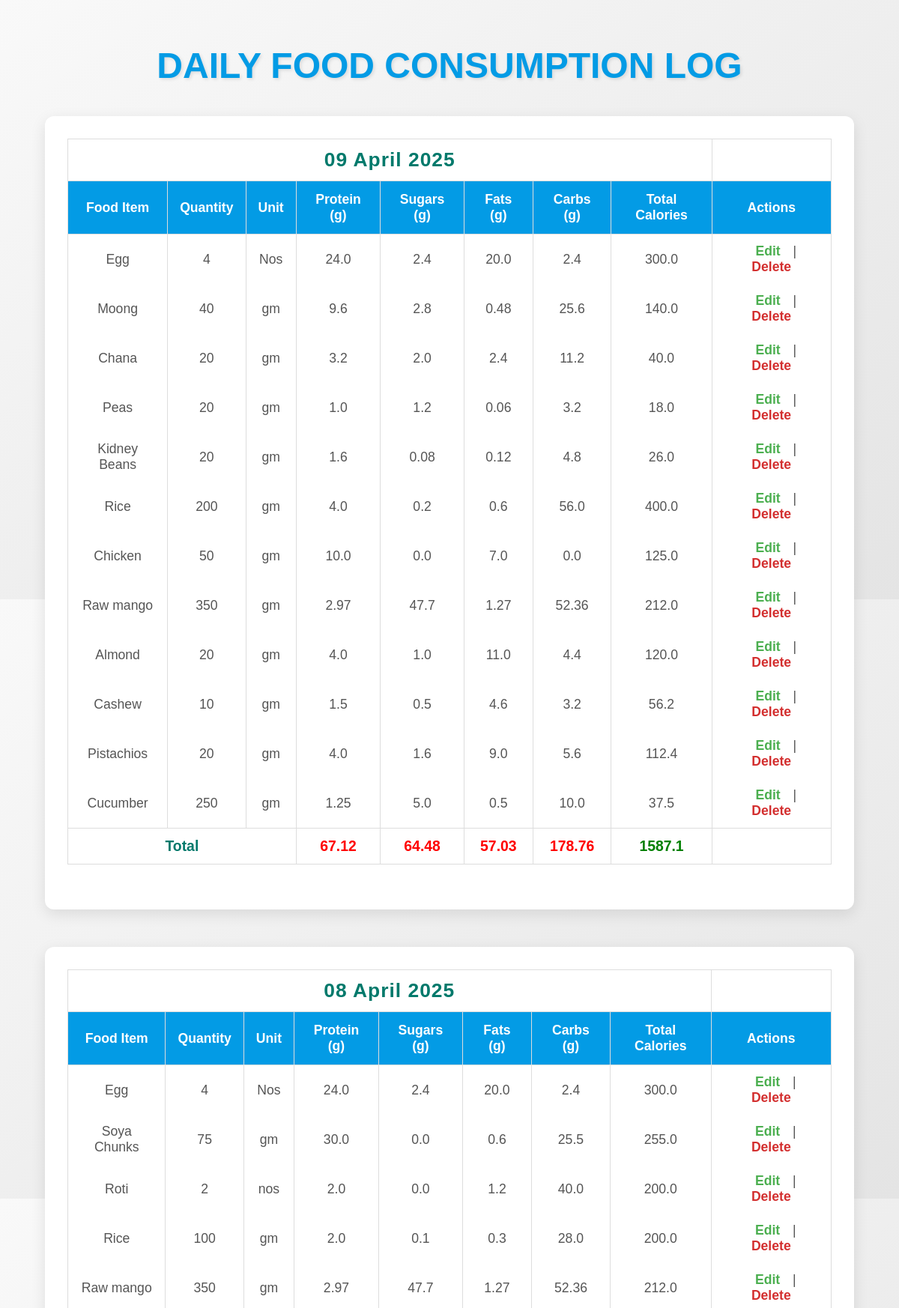
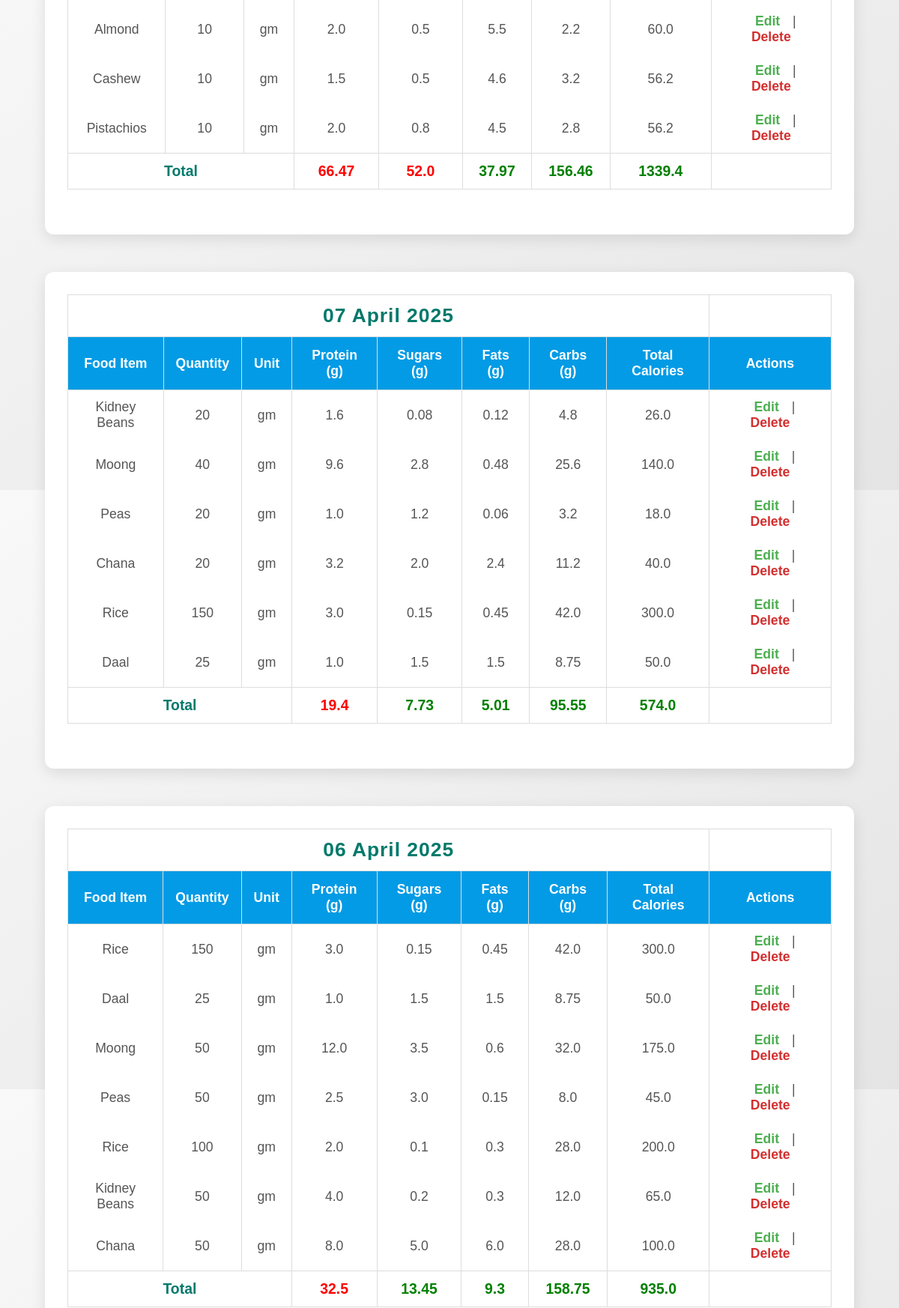
Screenshot of /view_log (upper part) with the database file from the repository (2 pictures, top to bottom).
### app.py (models this page shows, shortened)
class DailyLog(db.Model):
    id = db.Column(db.Integer, primary_key=True)
    date = db.Column(db.Date, nullable=False, default=lambda: datetime.now(pytz.timezone('Asia/Kolkata')).date())
    date = db.Column(db.Date, nullable=False, default=datetime.utcnow)
    food_item_id = db.Column(db.Integer, db.ForeignKey('food_item.id'), nullable=False)
    quantity_consumed = db.Column(db.String(50), nullable=False)
    unit = db.Column(db.String(20), nullable=False)
    protein_consumed = db.Column(db.Float, nullable=False)
    sugars_consumed = db.Column(db.Float, nullable=False)
    fats_consumed = db.Column(db.Float, nullable=False)
    carbs_consumed = db.Column(db.Float, nullable=False)
    total_calories = db.Column(db.Float, nullable=False)
    food_item = db.relationship('FoodItem', backref=db.backref('daily_logs', lazy=True))

class FoodItem(db.Model):
    id = db.Column(db.Integer, primary_key=True)
    food_item = db.Column(db.String(100), nullable=False)
    quantity = db.Column(db.String(50), nullable=False)
    unit = db.Column(db.String(20), nullable=False)
    protein = db.Column(db.Float, nullable=False)
    sugars = db.Column(db.Float, nullable=False)
    fats = db.Column(db.Float, nullable=False)
    carbs = db.Column(db.Float, nullable=False)
    kcal = db.Column(db.Float, nullable=False)

### app.py (the view)
@app.route('/view_log')
def view_log():
    logs = DailyLog.query.all()
    daily_logs = {}
    for log in logs:
        log_date = log.date.strftime("%d %B %Y")
        if log_date not in daily_logs:
            daily_logs[log_date] = {'logs': [], 'total_protein': 0, 'total_sugar': 0,'total_fat': 0, 'total_carbs': 0,'total_calories': 0}
        daily_logs[log_date]['logs'].append(log)
        daily_logs[log_date]['total_protein'] += log.protein_consumed
        daily_logs[log_date]['total_sugar'] += log.sugars_consumed
        daily_logs[log_date]['total_fat'] += log.fats_consumed
        daily_logs[log_date]['total_carbs'] += log.carbs_consumed
        daily_logs[log_date]['total_calories'] += log.total_calories
    daily_logs = [
        {'date': date, 'logs': data['logs'], 'total_calories': round(data['total_calories'],2), 'total_protein': round(data['total_protein'],2), 'total_sugar': round(data['total_sugar'], 2), 'total_fat': round(data['total_fat'],2), 'total_carbs': round(data['total_carbs'], 2), }
        for date, data in sorted(daily_logs.items(), key=lambda x: datetime.strptime(x[0], '%d %B %Y'), reverse=True)
    ]
    return render_template('view_log.html', daily_logs=daily_logs)

### templates/view_log.html (shortened to what this page needs)
<!DOCTYPE html>
<html lang="en">
<head>
    <link rel="stylesheet" href="{{ url_for('static', filename='style.css') }}">
</head>
<body>
    <h1>Daily Food Consumption Log</h1>
    {% for day_log in daily_logs %}
        <div class="day-log">
            <table>
                <thead>
                    <tr>
                        <td colspan="8"><h2>{{ day_log.date }}</h2></td>
                    </tr>
                    <tr>
                        <th>Food Item</th>
                        <th>Quantity</th>
                        <th>Unit</th>
                        <th>Protein (g)</th>
                        <th>Sugars (g)</th>
                        <th>Fats (g)</th>
                        <th>Carbs (g)</th>
                        <th>Total Calories</th>
                        <th>Actions</th>
                    </tr>
                </thead>
                <tbody>
                    {% for log in day_log.logs %}
                        <tr>
                            <td>{{ log.food_item.food_item }}</td>
                            <td>{{ log.quantity_consumed }}</td>
                            <td>{{ log.unit }}</td>
                            <td>{{ log.protein_consumed }}</td>
                            <td>{{ log.sugars_consumed }}</td>
                            <td>{{ log.fats_consumed }}</td>
                            <td>{{ log.carbs_consumed }}</td>
                            <td>{{ log.total_calories }}</td>
                            <td>
                                <a href="{{ url_for('edit_log', log_id=log.id) }}">Edit</a> |
                                <a id="delete" href="{{ url_for('delete_log', log_id=log.id) }}" onclick="return confirm('Are you sure you want to delete this entry?');">Delete</a>
                            </td>
                        </tr>
                    {% endfor %}
                    <tr class="totals">
                        <td colspan="3">Total</td>
                        <td style="color: {% if day_log.total_protein > 70 %} green {% else %} red {% endif %};">
                            {{ day_log.total_protein }}
                        </td>
                        <td style="color: {% if day_log.total_sugar > 30 %} red {% else %} green {% endif %};">
                            {{ day_log.total_sugar }}
                        </td>
                        <td style="color: {% if day_log.total_fat > 40 %} red {% else %} green {% endif %};">
                            {{ day_log.total_fat }}
                        </td>
                        <td style="color: {% if day_log.total_carbs > 175 %} red {% else %} green {% endif %};">
                            {{ day_log.total_carbs }}
                        </td>
                        <td style="color: {% if day_log.total_calories > 1600 %} red {% else %} green {% endif %};">
                            {{ day_log.total_calories }}
                        </td>
                        <td>
                        </td>
                    </tr>
                </tbody>
            </table>
        </div>
    {% endfor %}
</body>
</html>

### static/style.css (style rules this page uses)
body { font-family: Arial, sans-serif; margin: 20px; }
h1 { text-align: center; }
table { width: 100%; border-collapse: collapse; }
table, th, td { border: 1px solid black; padding: 8px; text-align: left; }
th { background-color: #f4f4f4; }

### templates/view_log.html (style rules this page uses)
* { margin: 0; padding: 0; box-sizing: border-box; }
body { font-family: 'Arial', sans-serif; background: linear-gradient(145deg, #f9f9f9, #e4e4e4); color: #333; padding: 40px; min-height: 100vh; display: flex; flex-direction: column; justify-content: center; }
h1 { text-align: center; font-size: 3em; color: #039be5; margin-bottom: 40px; text-transform: uppercase; text-shadow: 2px 2px 4px rgba(0, 0, 0, 0.1); }
.day-log { margin-bottom: 50px; background-color: #ffffff; border-radius: 12px; box-shadow: 0 6px 20px rgba(0, 0, 0, 0.1); padding: 30px; transition: transform 0.3s ease, box-shadow 0.3s ease; }
h2 { font-size: 1.5em; color: #00796b; text-transform: capitalize; letter-spacing: 1px; }
table { width: 100%; border-collapse: collapse; margin-bottom: 30px; font-size: 1.1em; border: 1px solid #ddd; }
th { padding: 14px 16px; background-color: #039be5; color: white; text-align: center; font-weight: 600; border: none; border-left: 1px solid #ddd; }
td { padding: 12px 16px; text-align: center; border:none; font-size: 1em; color: #555; }
tr:not(:last-child) td { border-right: 1px solid #ddd; }
tr:last-child td { border-right: 1px solid #ddd; }
td:last-child { border-left: 1px solid #ddd; }
table tr:last-child { font-weight: bold; border: 1px solid #ddd; }
td a { text-decoration: none; font-weight: bold; padding: 6px 12px; border-radius: 4px; color: #4caf50; transition: background-color 0.3s ease, color 0.3s ease; }
td a#delete { color: #d32f2f; }
.totals td { font-weight: bold; font-size: 1.1em; }
.totals td:first-child { color: #00796b; }
.totals td { color: #d32f2f; }

### rows the page displays
DailyLog: food_item.food_item "Egg", quantity_consumed "4", unit "Nos", protein_consumed "24.0", sugars_consumed "2.4", fats_consumed "20.0", carbs_consumed "2.4", total_calories "300.0"
DailyLog: food_item.food_item "Moong", quantity_consumed "40", unit "gm", protein_consumed "9.6", sugars_consumed "2.8", fats_consumed "0.48", carbs_consumed "25.6", total_calories "140.0"
DailyLog: food_item.food_item "Chana", quantity_consumed "20", unit "gm", protein_consumed "3.2", sugars_consumed "2.0", fats_consumed "2.4", carbs_consumed "11.2", total_calories "40.0"
DailyLog: food_item.food_item "Peas", quantity_consumed "20", unit "gm", protein_consumed "1.0", sugars_consumed "1.2", fats_consumed "0.06", carbs_consumed "3.2", total_calories "18.0"
DailyLog: food_item.food_item "Kidney Beans", quantity_consumed "20", unit "gm", protein_consumed "1.6", sugars_consumed "0.08", fats_consumed "0.12", carbs_consumed "4.8", total_calories "26.0"
DailyLog: food_item.food_item "Rice", quantity_consumed "200", unit "gm", protein_consumed "4.0", sugars_consumed "0.2", fats_consumed "0.6", carbs_consumed "56.0", total_calories "400.0"
DailyLog: food_item.food_item "Chicken", quantity_consumed "50", unit "gm", protein_consumed "10.0", sugars_consumed "0.0", fats_consumed "7.0", carbs_consumed "0.0", total_calories "125.0"
DailyLog: food_item.food_item "Raw mango", quantity_consumed "350", unit "gm", protein_consumed "2.97", sugars_consumed "47.7", fats_consumed "1.27", carbs_consumed "52.36", total_calories "212.0"
DailyLog: food_item.food_item "Almond", quantity_consumed "20", unit "gm", protein_consumed "4.0", sugars_consumed "1.0", fats_consumed "11.0", carbs_consumed "4.4", total_calories "120.0"
DailyLog: food_item.food_item "Cashew", quantity_consumed "10", unit "gm", protein_consumed "1.5", sugars_consumed "0.5", fats_consumed "4.6", carbs_consumed "3.2", total_calories "56.2"
DailyLog: food_item.food_item "Pistachios", quantity_consumed "20", unit "gm", protein_consumed "4.0", sugars_consumed "1.6", fats_consumed "9.0", carbs_consumed "5.6", total_calories "112.4"
DailyLog: food_item.food_item "Cucumber", quantity_consumed "250", unit "gm", protein_consumed "1.25", sugars_consumed "5.0", fats_consumed "0.5", carbs_consumed "10.0", total_calories "37.5"
DailyLog: food_item.food_item "Egg", quantity_consumed "4", unit "Nos", protein_consumed "24.0", sugars_consumed "2.4", fats_consumed "20.0", carbs_consumed "2.4", total_calories "300.0"
DailyLog: food_item.food_item "Soya Chunks", quantity_consumed "75", unit "gm", protein_consumed "30.0", sugars_consumed "0.0", fats_consumed "0.6", carbs_consumed "25.5", total_calories "255.0"
DailyLog: food_item.food_item "Roti", quantity_consumed "2", unit "nos", protein_consumed "2.0", sugars_consumed "0.0", fats_consumed "1.2", carbs_consumed "40.0", total_calories "200.0"
DailyLog: food_item.food_item "Rice", quantity_consumed "100", unit "gm", protein_consumed "2.0", sugars_consumed "0.1", fats_consumed "0.3", carbs_consumed "28.0", total_calories "200.0"
DailyLog: food_item.food_item "Raw mango", quantity_consumed "350", unit "gm", protein_consumed "2.97", sugars_consumed "47.7", fats_consumed "1.27", carbs_consumed "52.36", total_calories "212.0"
DailyLog: food_item.food_item "Almond", quantity_consumed "10", unit "gm", protein_consumed "2.0", sugars_consumed "0.5", fats_consumed "5.5", carbs_consumed "2.2", total_calories "60.0"
DailyLog: food_item.food_item "Cashew", quantity_consumed "10", unit "gm", protein_consumed "1.5", sugars_consumed "0.5", fats_consumed "4.6", carbs_consumed "3.2", total_calories "56.2"
DailyLog: food_item.food_item "Pistachios", quantity_consumed "10", unit "gm", protein_consumed "2.0", sugars_consumed "0.8", fats_consumed "4.5", carbs_consumed "2.8", total_calories "56.2"
DailyLog: food_item.food_item "Kidney Beans", quantity_consumed "20", unit "gm", protein_consumed "1.6", sugars_consumed "0.08", fats_consumed "0.12", carbs_consumed "4.8", total_calories "26.0"
DailyLog: food_item.food_item "Moong", quantity_consumed "40", unit "gm", protein_consumed "9.6", sugars_consumed "2.8", fats_consumed "0.48", carbs_consumed "25.6", total_calories "140.0"
DailyLog: food_item.food_item "Peas", quantity_consumed "20", unit "gm", protein_consumed "1.0", sugars_consumed "1.2", fats_consumed "0.06", carbs_consumed "3.2", total_calories "18.0"
DailyLog: food_item.food_item "Chana", quantity_consumed "20", unit "gm", protein_consumed "3.2", sugars_consumed "2.0", fats_consumed "2.4", carbs_consumed "11.2", total_calories "40.0"
DailyLog: food_item.food_item "Rice", quantity_consumed "150", unit "gm", protein_consumed "3.0", sugars_consumed "0.15", fats_consumed "0.45", carbs_consumed "42.0", total_calories "300.0"
DailyLog: food_item.food_item "Daal", quantity_consumed "25", unit "gm", protein_consumed "1.0", sugars_consumed "1.5", fats_consumed "1.5", carbs_consumed "8.75", total_calories "50.0"
DailyLog: food_item.food_item "Rice", quantity_consumed "150", unit "gm", protein_consumed "3.0", sugars_consumed "0.15", fats_consumed "0.45", carbs_consumed "42.0", total_calories "300.0"
DailyLog: food_item.food_item "Daal", quantity_consumed "25", unit "gm", protein_consumed "1.0", sugars_consumed "1.5", fats_consumed "1.5", carbs_consumed "8.75", total_calories "50.0"
DailyLog: food_item.food_item "Moong", quantity_consumed "50", unit "gm", protein_consumed "12.0", sugars_consumed "3.5", fats_consumed "0.6", carbs_consumed "32.0", total_calories "175.0"
DailyLog: food_item.food_item "Peas", quantity_consumed "50", unit "gm", protein_consumed "2.5", sugars_consumed "3.0", fats_consumed "0.15", carbs_consumed "8.0", total_calories "45.0"
DailyLog: food_item.food_item "Rice", quantity_consumed "100", unit "gm", protein_consumed "2.0", sugars_consumed "0.1", fats_consumed "0.3", carbs_consumed "28.0", total_calories "200.0"
DailyLog: food_item.food_item "Kidney Beans", quantity_consumed "50", unit "gm", protein_consumed "4.0", sugars_consumed "0.2", fats_consumed "0.3", carbs_consumed "12.0", total_calories "65.0"
DailyLog: food_item.food_item "Chana", quantity_consumed "50", unit "gm", protein_consumed "8.0", sugars_consumed "5.0", fats_consumed "6.0", carbs_consumed "28.0", total_calories "100.0"

### other values shown
{{ day_log.date }} "09 April 2025" "08 April 2025" "07 April 2025" "06 April 2025"
{{ day_log.total_protein }} "67.12" "66.47" "19.4" "32.5"
{{ day_log.total_sugar }} "64.48" "52.0" "7.73" "13.45"
{{ day_log.total_fat }} "57.03" "37.97" "5.01" "9.3"
{{ day_log.total_carbs }} "178.76" "156.46" "95.55" "158.75"
{{ day_log.total_calories }} "1587.1" "1339.4" "574.0" "935.0"
